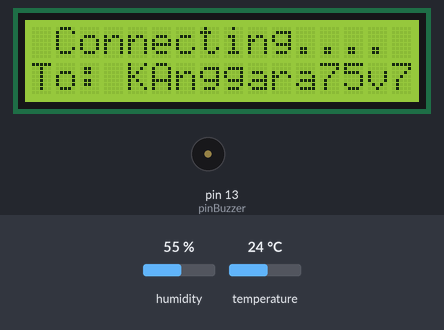
Bench run of a sketch on a simulated Arduino Mega 2560, built with avr-gcc and run on an emulated ATmega2560. On the bench: 16×2 character LCD, buzzer (waves = sounding, pin HIGH). Inputs (shaded band) come from the test bench; at power-on: temperature 24 °C, humidity 55 %. WiFi joins after 1.5 s; servers stay silent unless stated; what the sketch prints to the serial monitor is not drawn.

Above: at 1.7 s.
At 19.3 s:
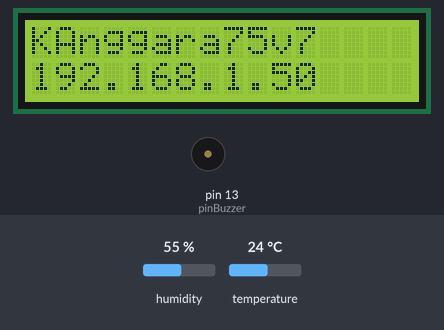
19.4 s: temperature set to 12 °C
At 22.0 s:
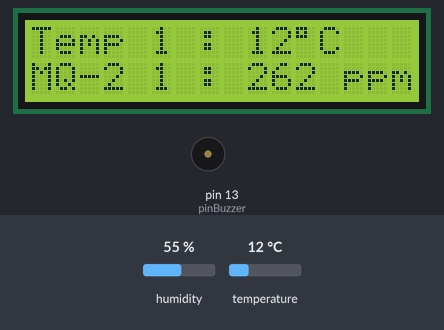
At 22.5 s:
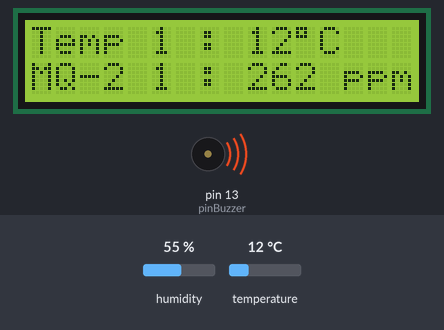
Timing chart, 0 to 29.9 s (numbered marks = the images above; inputs shaded):
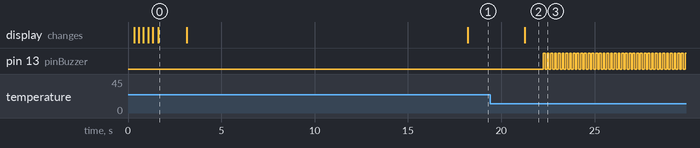

Measured:
- after the input at 19.4 s, the display: changes after 1.9 s (image 2)
- what the display in image 0 shows lasts 1.5 s, from 1.6 s to 3.1 s

The sketch:

fireapp.ino
```cpp
// Library file
#include <DHT.h>       // Library DHT
#include <Wire.h>
#include <WiFiEsp.h>  // Interface arduino and esp
#include <LiquidCrystal_I2C.h>

//Personal config
#include "auth.h"     // contain wifi and pass data
#include "setting.h"  // Setting file (board_id, sensors etc)

// Emulate Serial1 on pins 2/3 if not present
#ifndef HAVE_HWSERIAL1
#include "SoftwareSerial.h"
SoftwareSerial Serial1(2, 3); // RX, TX
#endif

///////please enter your sensitive data in the Secret tab/auth.h
/////// Wifi Settings ///////
char ssid[] = SECRET_SSID;
char pass[] = SECRET_PASS;
char server[] = "fireapp.kahosting.my.id";
int status = WL_IDLE_STATUS;     // the Wifi radio's status

// data setting config
int    mq2Max      = MQ2MAX;
int    tempMax     = TEMP;
int    sens        = SENSOR;
int    board_id    = BOARD_ID;
String PATH_NAME   = "/api/push"; // API End point

// Pin Config
const int pinBuzzer = 13;

// Sensor MQ2 input Pin
const int pinMq2a = A3;
const int pinMq2b = A2;
const int pinMq2c = A1;
const int pinMq2d = A0;

// Sensor DHT 11 Pin
const int pinDHT1 = 5;
const int pinDHT2 = 4;
const int pinDHT3 = 6;
const int pinDHT4 = 7;

// sensor Value Variable dafault
int Vmq2 = 150; // MQ2 value
float temp = 30; // Temperature value
float humi = 70; // Humidity Value

// Initial LCD Object
LiquidCrystal_I2C lcd(0x27, 16, 2);

// Initialize conection
WiFiEspClient client;

// init HDT object
DHT dht1(pinDHT1, DHT11);
DHT dht2(pinDHT2, DHT11);
DHT dht3(pinDHT3, DHT11);
DHT dht4(pinDHT4, DHT11);

void setup()
{
  initial();
  delay(250);
  lcd.print(F("."));
  dhtSetup();
  delay(250);
  lcd.print(F("."));
  koneksi();
  printWifiStatus();
  Serial.println();
  lcd.clear();
  lcd.setCursor(4, 0);
  lcd.print(F("Initialize"));
  lcd.setCursor(4, 1);
  lcd.print(F("Sensor...."));
  Serial.println(F("Initialize all sensor..."));
  delay(15000);
  Serial.println();
  lcd.clear();
  lcd.setCursor(1, 0);
  lcd.print(F("Connecting...."));
  lcd.setCursor(0, 1);
  lcd.print(F("To: API!"));
  Serial.println(F("Starting connection to server..."));
}

void initial()
{
  lcd.init();
  lcd.backlight();
  lcd.setCursor(0, 0);
  lcd.print(F("Starting."));
  Serial.begin(115200); // initialize serial for debugging
  delay(250);
  modePin();
  lcd.print(F("."));
  delay(250);
  lcd.print(F("."));
  Serial1.begin(9600);   // initialize serial for ESP module
  delay(250);
  lcd.print(F("."));
  WiFi.init(&Serial1); // initialize ESP module
  delay(250);
  lcd.print(F("."));
}

void modePin()
{
  pinMode(pinDHT1, INPUT);
  pinMode(pinDHT2, INPUT);
  pinMode(pinDHT3, INPUT);
  pinMode(pinDHT4, INPUT);
  pinMode(pinMq2a, INPUT);
  pinMode(pinMq2b, INPUT);
  pinMode(pinMq2c, INPUT);
  pinMode(pinMq2d, INPUT);
  pinMode(pinBuzzer, OUTPUT);
}

void dhtSetup()
{
  dht1.begin();
  dht2.begin();
  dht3.begin();
  dht4.begin();
}

void loop()
{
  info();
  digitalWrite(pinBuzzer, LOW);
  for (int i = 1; i <= sens; i++)
  {
    sensor(i);
    delay(3000);
  }
  Serial.println();
}

void sensor(int id)
{
  // Delay between measurements.
  // Wait a few seconds between measurements.
  delay(3000);
  String notif = "Aman";
  float t, h;

  if (id == 1)
  {
    //    Kalibrasi sensor mq-2 no. 1
    Vmq2 = analogRead(pinMq2a) - 250;
    h = dht1.readHumidity();
    t = dht1.readTemperature();
  } else if (id == 2) {
    //    Kalibrasi sensor mq-2 no. 2
    Vmq2 = analogRead(pinMq2b) - 200;
    h = dht2.readHumidity();
    t = dht2.readTemperature();
  } else if (id == 3) {
    //    Kalibrasi sensor mq-2 no. 3
    Vmq2 = analogRead(pinMq2c) - 200;
    h = dht3.readHumidity();
    t = dht3.readTemperature();
  } else if (id == 4) {
    //    Kalibrasi sensor mq-2 no. 4
    Vmq2 = analogRead(pinMq2d) - 300;
    h = dht4.readHumidity();
    t = dht4.readTemperature();
  } else {
    t = 30;
    h = 150;
  }

  //=============================================
  //          Temperature Section           // ==
  lcd.clear();                              // ==
  lcd.setCursor(0, 0);                      // ==
  if (isnan(t)) {                           // ==
    Serial.println(F("Temperature Error!"));// ==
    lcd.print(F("Temp "));                  // ==
    lcd.print(id);                          // ==
    lcd.print(F(" Error"));                 // ==
    return;                                 // ==
  } else {                                  // ==
    Serial.print(F("Temperature: "));       // ==
    Serial.print(t);                        // ==
    temp = t;                               // ==
    lcd.print(F("Temp "));                  // ==
    lcd.print(id);                          // ==
    lcd.print(F(" : "));                    // ==
    lcd.print(round(temp));                 // ==
    lcd.print((char)223);                   // ==
    lcd.print(F("C"));                      // ==
    Serial.println(F("°C"));                // ==
  }                                         // ==
  //=============================================
  //                MQ2 Section             // ==
  Serial.print(F("MQ2 Value: "));           // ==
  Serial.print(Vmq2);                       // ==
  if (Vmq2 > mq2Max) {                      // ==
    Serial.print(F(" | "));                 // ==
    notif = "Asap/Gas%20Terdeteksi";        // ==
    Serial.print(F("Asap/Gas Terdeteksi")); // ==
  } else if (Vmq2 < -1) {                   // ==
    Serial.print(F("MQ2 Value: "));         // ==
    Serial.print(Vmq2);                     // ==
    Serial.print(F(" | "));                 // ==
    notif = "MQ2%20Off";                    // ==
    Serial.print(F("MQ2 Off"));             // ==
    Vmq2 = 0;                               // ==
  }                                         // ==
  lcd.setCursor(0, 1);                      // ==
  lcd.print(F("MQ-2 "));                    // ==
  lcd.print(id);                            // ==
  lcd.print(F(" : "));                      // ==
  lcd.print(round(Vmq2));                   // ==
  lcd.print(" ppm");                        // ==
  Serial.println();                         // ==
  //=============================================


  sendData(id, Vmq2, temp, notif); // Call Send data
  if ((Vmq2 > mq2Max) || (temp >= tempMax))
  {
    warning(5);
  }
}

void sendData(int kid, int kmq2, float ktemp, String knotif)
{
  // close any connection before send a new request
  // this will free the socket on the WiFi shield
  client.stop();

  // split data to 3 segment because string zise limitation
  String data1 = String("?id=") + String(kid) +
                 String("&board_id=") + String(board_id);
  String data2 = String("&mq2=") + String(kmq2) +
                 String("&temp=") + String(ktemp);
  String data3 = String("&notif=") + String(knotif);

  //Don't Edit from this
  Serial.println();
  Serial.print(F("Send sensor "));
  Serial.print(kid);
  Serial.println(F(" Data"));
  if (client.connect(server, 80)) {
    client.println("GET " + PATH_NAME + data1 + data2 + data3 + " HTTP/1.1");
    delay(100);
    client.println("Host: " + String(server));
    delay(100);
    client.println("Connection: close");
    delay(100);
    client.println(); // end HTTP header
    delay(500);
    client.stop();
  }
  else {
    // if you couldn't make a connection
    Serial.println(F("Connection failed"));
  }
  Serial.print(server);
  Serial.print(PATH_NAME);
  Serial.println(data1 + data2 + data3);
  // end of send data
}

void koneksi()
{
  // check for the presence of the shield
  if (WiFi.status() == WL_NO_SHIELD) {
    Serial.println(F("WiFi shield not present"));
    lcd.clear();
    lcd.setCursor(1, 0);
    lcd.print(F("No Wifi Module"));
    // don't continue
    while (true);
  }

  // attempt to connect to WiFi network
  while ( status != WL_CONNECTED) {
    Serial.print(F("Attempting to connect to WPA SSID: "));
    Serial.println(ssid);
    lcd.clear();
    lcd.setCursor(1, 0);
    lcd.print(F("Connecting...."));
    lcd.setCursor(0, 1);
    lcd.print(F("To: "));
    lcd.print(ssid);
    // Connect to WPA/WPA2 network
    status = WiFi.begin(ssid, pass);
  }

  // you're connected now, so print out the data
  Serial.println(F("You're connected to the network"));
}

void printWifiStatus()
{
  // print the SSID of the network you're attached to
  Serial.print(F("SSID: "));
  Serial.println(WiFi.SSID());

  // print your WiFi shield's IP address
  IPAddress ip = WiFi.localIP();
  Serial.print(F("IP Address: "));
  Serial.println(ip);

  // print the received signal strength
  long rssi = WiFi.RSSI();
  Serial.print(F("Signal strength (RSSI):"));
  Serial.print(rssi);
  Serial.println(F(" dBm"));
}

void warning(int j)
{
  for (int i = 1; i < (j * 10); i++)
  {
    digitalWrite(pinBuzzer, HIGH);
    delay(100);                       // wait for a second
    digitalWrite(pinBuzzer, LOW);
    delay(100);                       // wait for a second
  }
}

void info()
{
  lcd.clear();
  lcd.setCursor(0, 0);
  lcd.print(WiFi.SSID());
  lcd.setCursor(0, 1);
  lcd.print(WiFi.localIP());
}
```

auth.h
```cpp
#define SECRET_SSID "KAnggara75v7"  // WiFi Name
#define SECRET_PASS "kenamkali3"     // WiFi Pass
```

setting.h
```cpp
// Board id => get from register in fire apps at profile screen
#define BOARD_ID 2

// Max mq2 setPoint
#define MQ2MAX 250
// Max Temperatur setPoint
#define TEMP 40

// Number of Sensor
#define SENSOR 4
```
